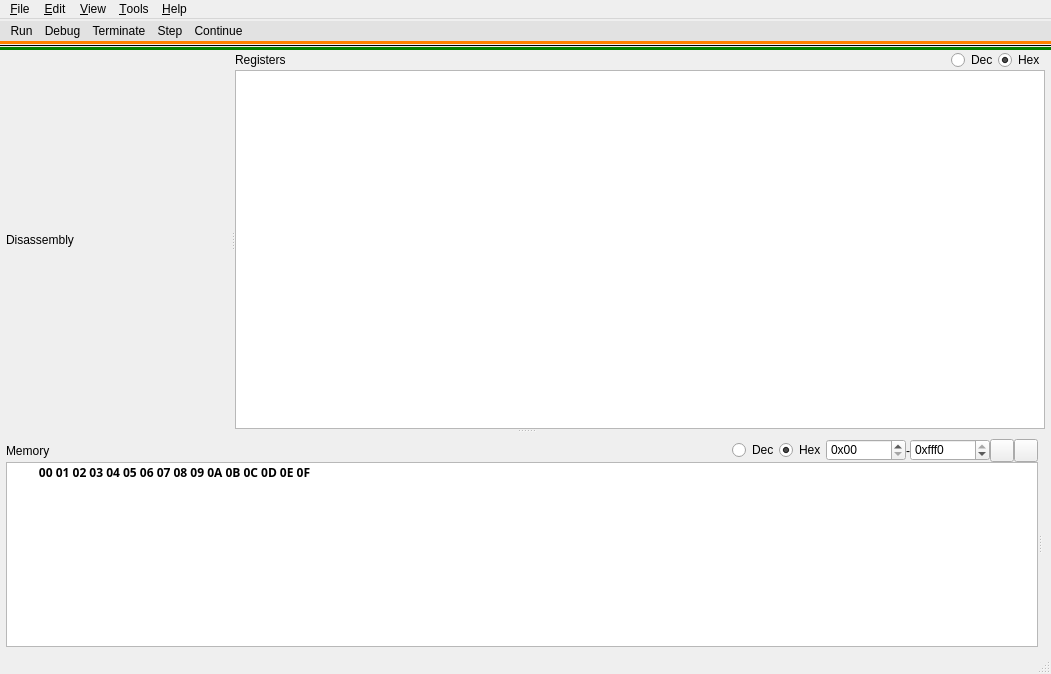
<?xml version="1.0" encoding="UTF-8"?>
<ui version="4.0">
 <class>MainWindow</class>
 <widget class="QMainWindow" name="MainWindow">
  <property name="geometry">
   <rect>
    <x>0</x>
    <y>0</y>
    <width>1051</width>
    <height>674</height>
   </rect>
  </property>
  <property name="windowTitle">
   <string>RISC-V Emulator</string>
  </property>
  <widget class="QWidget" name="centralwidget">
   <property name="styleSheet">
    <string notr="true">.QFrame {
	border-color: rgb(255, 128, 0);
}</string>
   </property>
   <layout class="QVBoxLayout" name="verticalLayout_13">
    <property name="spacing">
     <number>0</number>
    </property>
    <property name="leftMargin">
     <number>0</number>
    </property>
    <property name="topMargin">
     <number>2</number>
    </property>
    <property name="rightMargin">
     <number>0</number>
    </property>
    <property name="bottomMargin">
     <number>2</number>
    </property>
    <item>
     <widget class="QWidget" name="toolBar" native="true">
      <property name="styleSheet">
       <string notr="true">QWidget#toolBar {
	background-color: rgba(100, 100, 100, 25);
}

QToolButton {
	background-color: rgba(100, 100, 100, 0);
	border: 0px;
}
QToolButton:hover {
	background-color: rgba(100, 100, 100, 100);
}</string>
      </property>
      <layout class="QVBoxLayout" name="verticalLayout_9">
       <property name="spacing">
        <number>0</number>
       </property>
       <property name="leftMargin">
        <number>0</number>
       </property>
       <property name="topMargin">
        <number>0</number>
       </property>
       <property name="rightMargin">
        <number>0</number>
       </property>
       <property name="bottomMargin">
        <number>0</number>
       </property>
       <item>
        <layout class="QHBoxLayout" name="horizontalLayout_6">
         <property name="spacing">
          <number>3</number>
         </property>
         <property name="leftMargin">
          <number>0</number>
         </property>
         <item>
          <spacer name="horizontalSpacer_4">
           <property name="orientation">
            <enum>Qt::Horizontal</enum>
           </property>
           <property name="sizeType">
            <enum>QSizePolicy::Minimum</enum>
           </property>
           <property name="sizeHint" stdset="0">
            <size>
             <width>6</width>
             <height>20</height>
            </size>
           </property>
          </spacer>
         </item>
         <item>
          <widget class="QToolButton" name="btnRun">
           <property name="toolTip">
            <string>Run (F5)</string>
           </property>
           <property name="text">
            <string>Run</string>
           </property>
           <property name="shortcut">
            <string>F5</string>
           </property>
          </widget>
         </item>
         <item>
          <widget class="QToolButton" name="btnDebug">
           <property name="toolTip">
            <string>Debug (F6)</string>
           </property>
           <property name="styleSheet">
            <string notr="true"/>
           </property>
           <property name="text">
            <string>Debug</string>
           </property>
           <property name="shortcut">
            <string>F6</string>
           </property>
          </widget>
         </item>
         <item>
          <widget class="QToolButton" name="btnTerminate">
           <property name="toolTip">
            <string>Terminate (Shift+F5)</string>
           </property>
           <property name="text">
            <string>Terminate</string>
           </property>
           <property name="shortcut">
            <string>Shift+F5</string>
           </property>
          </widget>
         </item>
         <item>
          <widget class="QToolButton" name="btnStep">
           <property name="toolTip">
            <string>Step (F7)</string>
           </property>
           <property name="styleSheet">
            <string notr="true"/>
           </property>
           <property name="text">
            <string>Step</string>
           </property>
           <property name="shortcut">
            <string>F7</string>
           </property>
          </widget>
         </item>
         <item>
          <widget class="QToolButton" name="btnContinue">
           <property name="toolTip">
            <string>Continue (F8)</string>
           </property>
           <property name="text">
            <string>Continue</string>
           </property>
           <property name="shortcut">
            <string>F8</string>
           </property>
          </widget>
         </item>
         <item>
          <spacer name="horizontalSpacer_3">
           <property name="orientation">
            <enum>Qt::Horizontal</enum>
           </property>
           <property name="sizeHint" stdset="0">
            <size>
             <width>40</width>
             <height>20</height>
            </size>
           </property>
          </spacer>
         </item>
        </layout>
       </item>
      </layout>
     </widget>
    </item>
    <item>
     <widget class="QFrame" name="debugIndicator">
      <property name="maximumSize">
       <size>
        <width>16777215</width>
        <height>3</height>
       </size>
      </property>
      <property name="styleSheet">
       <string notr="true">#debugIndicator {
	border: 3px solid rgb(255, 128, 0);
}</string>
      </property>
      <property name="frameShape">
       <enum>QFrame::Box</enum>
      </property>
      <property name="frameShadow">
       <enum>QFrame::Plain</enum>
      </property>
      <property name="lineWidth">
       <number>0</number>
      </property>
      <layout class="QVBoxLayout" name="verticalLayout_14">
       <property name="spacing">
        <number>0</number>
       </property>
       <property name="leftMargin">
        <number>0</number>
       </property>
       <property name="topMargin">
        <number>0</number>
       </property>
       <property name="rightMargin">
        <number>0</number>
       </property>
       <property name="bottomMargin">
        <number>0</number>
       </property>
      </layout>
     </widget>
    </item>
    <item>
     <widget class="Line" name="line">
      <property name="frameShadow">
       <enum>QFrame::Plain</enum>
      </property>
      <property name="orientation">
       <enum>Qt::Horizontal</enum>
      </property>
     </widget>
    </item>
    <item>
     <widget class="QFrame" name="runningIndicator">
      <property name="enabled">
       <bool>true</bool>
      </property>
      <property name="minimumSize">
       <size>
        <width>0</width>
        <height>0</height>
       </size>
      </property>
      <property name="maximumSize">
       <size>
        <width>16777215</width>
        <height>3</height>
       </size>
      </property>
      <property name="styleSheet">
       <string notr="true">#runningIndicator {
	border: 3px solid green;
}</string>
      </property>
      <property name="frameShape">
       <enum>QFrame::Box</enum>
      </property>
      <property name="frameShadow">
       <enum>QFrame::Plain</enum>
      </property>
      <property name="lineWidth">
       <number>0</number>
      </property>
      <layout class="QVBoxLayout" name="verticalLayout">
       <property name="spacing">
        <number>0</number>
       </property>
       <property name="leftMargin">
        <number>0</number>
       </property>
       <property name="topMargin">
        <number>0</number>
       </property>
       <property name="rightMargin">
        <number>0</number>
       </property>
       <property name="bottomMargin">
        <number>0</number>
       </property>
      </layout>
     </widget>
    </item>
    <item>
     <widget class="QSplitter" name="splitterMain">
      <property name="lineWidth">
       <number>1</number>
      </property>
      <property name="orientation">
       <enum>Qt::Vertical</enum>
      </property>
      <property name="childrenCollapsible">
       <bool>false</bool>
      </property>
      <widget class="QSplitter" name="splitterTop">
       <property name="orientation">
        <enum>Qt::Horizontal</enum>
       </property>
       <property name="childrenCollapsible">
        <bool>false</bool>
       </property>
       <widget class="QWidget" name="disassemblyWidget" native="true">
        <layout class="QVBoxLayout" name="verticalLayout_10">
         <property name="spacing">
          <number>0</number>
         </property>
         <property name="leftMargin">
          <number>0</number>
         </property>
         <property name="topMargin">
          <number>0</number>
         </property>
         <property name="rightMargin">
          <number>0</number>
         </property>
         <property name="bottomMargin">
          <number>0</number>
         </property>
         <item>
          <layout class="QVBoxLayout" name="disassemblyLayout">
           <property name="leftMargin">
            <number>6</number>
           </property>
           <item>
            <widget class="QLabel" name="label">
             <property name="text">
              <string>Disassembly</string>
             </property>
            </widget>
           </item>
          </layout>
         </item>
        </layout>
       </widget>
       <widget class="QWidget" name="registersWidget" native="true">
        <layout class="QVBoxLayout" name="verticalLayout_2">
         <property name="spacing">
          <number>0</number>
         </property>
         <property name="leftMargin">
          <number>0</number>
         </property>
         <property name="topMargin">
          <number>0</number>
         </property>
         <property name="rightMargin">
          <number>6</number>
         </property>
         <property name="bottomMargin">
          <number>0</number>
         </property>
         <item>
          <layout class="QHBoxLayout" name="horizontalLayout_3">
           <item>
            <widget class="QLabel" name="label_2">
             <property name="text">
              <string>Registers</string>
             </property>
            </widget>
           </item>
           <item>
            <spacer name="horizontalSpacer_2">
             <property name="orientation">
              <enum>Qt::Horizontal</enum>
             </property>
             <property name="sizeHint" stdset="0">
              <size>
               <width>40</width>
               <height>20</height>
              </size>
             </property>
            </spacer>
           </item>
           <item>
            <widget class="QRadioButton" name="rbRegistersDec">
             <property name="text">
              <string>Dec</string>
             </property>
             <property name="checked">
              <bool>false</bool>
             </property>
            </widget>
           </item>
           <item>
            <widget class="QRadioButton" name="rbRegistersHex">
             <property name="text">
              <string>Hex</string>
             </property>
             <property name="checked">
              <bool>true</bool>
             </property>
            </widget>
           </item>
          </layout>
         </item>
         <item>
          <widget class="QListView" name="listViewRegisters">
           <property name="font">
            <font>
             <bold>true</bold>
            </font>
           </property>
          </widget>
         </item>
        </layout>
       </widget>
      </widget>
      <widget class="QGroupBox" name="groupBox">
       <property name="styleSheet">
        <string notr="true">#groupBox { border: 0px; }</string>
       </property>
       <property name="title">
        <string/>
       </property>
       <property name="flat">
        <bool>true</bool>
       </property>
       <layout class="QVBoxLayout" name="verticalLayout_12">
        <property name="spacing">
         <number>0</number>
        </property>
        <property name="leftMargin">
         <number>3</number>
        </property>
        <property name="topMargin">
         <number>0</number>
        </property>
        <property name="rightMargin">
         <number>6</number>
        </property>
        <property name="bottomMargin">
         <number>0</number>
        </property>
        <item>
         <widget class="QSplitter" name="splitterBottom">
          <property name="orientation">
           <enum>Qt::Horizontal</enum>
          </property>
          <property name="childrenCollapsible">
           <bool>false</bool>
          </property>
          <widget class="QWidget" name="memoryWidget" native="true">
           <layout class="QVBoxLayout" name="verticalLayout_5">
            <property name="spacing">
             <number>0</number>
            </property>
            <property name="leftMargin">
             <number>0</number>
            </property>
            <property name="topMargin">
             <number>0</number>
            </property>
            <property name="rightMargin">
             <number>0</number>
            </property>
            <property name="bottomMargin">
             <number>0</number>
            </property>
            <item>
             <layout class="QVBoxLayout" name="verticalLayout_4">
              <item>
               <layout class="QHBoxLayout" name="horizontalLayout">
                <item>
                 <widget class="QLabel" name="label_3">
                  <property name="text">
                   <string>Memory</string>
                  </property>
                  <property name="margin">
                   <number>0</number>
                  </property>
                 </widget>
                </item>
                <item>
                 <spacer name="horizontalSpacer">
                  <property name="orientation">
                   <enum>Qt::Horizontal</enum>
                  </property>
                  <property name="sizeHint" stdset="0">
                   <size>
                    <width>40</width>
                    <height>20</height>
                   </size>
                  </property>
                 </spacer>
                </item>
                <item>
                 <widget class="QRadioButton" name="rbMemoryDec">
                  <property name="text">
                   <string>Dec</string>
                  </property>
                 </widget>
                </item>
                <item>
                 <widget class="QRadioButton" name="rbMemoryHex">
                  <property name="text">
                   <string>Hex</string>
                  </property>
                  <property name="checked">
                   <bool>true</bool>
                  </property>
                 </widget>
                </item>
                <item>
                 <widget class="QSpinBox" name="spinBoxMemoryFrom">
                  <property name="minimumSize">
                   <size>
                    <width>80</width>
                    <height>0</height>
                   </size>
                  </property>
                  <property name="suffix">
                   <string>0</string>
                  </property>
                  <property name="prefix">
                   <string>0x</string>
                  </property>
                  <property name="maximum">
                   <number>4094</number>
                  </property>
                  <property name="value">
                   <number>0</number>
                  </property>
                  <property name="displayIntegerBase">
                   <number>16</number>
                  </property>
                 </widget>
                </item>
                <item>
                 <widget class="QLabel" name="label_4">
                  <property name="text">
                   <string>-</string>
                  </property>
                  <property name="margin">
                   <number>4</number>
                  </property>
                 </widget>
                </item>
                <item>
                 <widget class="QSpinBox" name="spinBoxMemoryTo">
                  <property name="minimumSize">
                   <size>
                    <width>80</width>
                    <height>0</height>
                   </size>
                  </property>
                  <property name="suffix">
                   <string>0</string>
                  </property>
                  <property name="prefix">
                   <string>0x</string>
                  </property>
                  <property name="maximum">
                   <number>4095</number>
                  </property>
                  <property name="value">
                   <number>4095</number>
                  </property>
                  <property name="displayIntegerBase">
                   <number>16</number>
                  </property>
                 </widget>
                </item>
                <item>
                 <widget class="QToolButton" name="btnSelectMemory">
                  <property name="toolTip">
                   <string>Confirm range</string>
                  </property>
                  <property name="text">
                   <string/>
                  </property>
                 </widget>
                </item>
                <item>
                 <widget class="QToolButton" name="btnRestoreMemory">
                  <property name="toolTip">
                   <string>Restore</string>
                  </property>
                  <property name="text">
                   <string/>
                  </property>
                 </widget>
                </item>
               </layout>
              </item>
              <item>
               <widget class="QScrollArea" name="scrollArea">
                <property name="verticalScrollBarPolicy">
                 <enum>Qt::ScrollBarAlwaysOff</enum>
                </property>
                <property name="widgetResizable">
                 <bool>true</bool>
                </property>
                <widget class="QWidget" name="scrollAreaWidgetContents">
                 <property name="geometry">
                  <rect>
                   <x>0</x>
                   <y>0</y>
                   <width>1028</width>
                   <height>262</height>
                  </rect>
                 </property>
                 <layout class="QVBoxLayout" name="verticalLayout_7">
                  <property name="spacing">
                   <number>0</number>
                  </property>
                  <property name="leftMargin">
                   <number>0</number>
                  </property>
                  <property name="topMargin">
                   <number>0</number>
                  </property>
                  <property name="rightMargin">
                   <number>0</number>
                  </property>
                  <property name="bottomMargin">
                   <number>0</number>
                  </property>
                  <item>
                   <layout class="QHBoxLayout" name="horizontalLayout_5">
                    <property name="spacing">
                     <number>0</number>
                    </property>
                    <item>
                     <layout class="QVBoxLayout" name="verticalLayout_8">
                      <property name="spacing">
                       <number>0</number>
                      </property>
                      <item>
                       <widget class="QLineEdit" name="lineEditMemoryHeader">
                        <property name="enabled">
                         <bool>true</bool>
                        </property>
                        <property name="font">
                         <font>
                          <family>NotoSansMono Nerd Font Mono</family>
                          <bold>true</bold>
                         </font>
                        </property>
                        <property name="cursor">
                         <cursorShape>ArrowCursor</cursorShape>
                        </property>
                        <property name="styleSheet">
                         <string notr="true">padding-left: 2px;</string>
                        </property>
                        <property name="text">
                         <string>         00 01 02 03 04 05 06 07 08 09 0A 0B 0C 0D 0E 0F</string>
                        </property>
                        <property name="frame">
                         <bool>false</bool>
                        </property>
                        <property name="readOnly">
                         <bool>true</bool>
                        </property>
                       </widget>
                      </item>
                      <item>
                       <widget class="QPlainTextEdit" name="textEditMemory">
                        <property name="minimumSize">
                         <size>
                          <width>600</width>
                          <height>0</height>
                         </size>
                        </property>
                        <property name="font">
                         <font>
                          <family>NotoSansMono Nerd Font Mono</family>
                          <bold>true</bold>
                         </font>
                        </property>
                        <property name="styleSheet">
                         <string notr="true"/>
                        </property>
                        <property name="frameShape">
                         <enum>QFrame::NoFrame</enum>
                        </property>
                        <property name="frameShadow">
                         <enum>QFrame::Plain</enum>
                        </property>
                        <property name="lineWidth">
                         <number>0</number>
                        </property>
                        <property name="verticalScrollBarPolicy">
                         <enum>Qt::ScrollBarAsNeeded</enum>
                        </property>
                        <property name="horizontalScrollBarPolicy">
                         <enum>Qt::ScrollBarAlwaysOff</enum>
                        </property>
                        <property name="sizeAdjustPolicy">
                         <enum>QAbstractScrollArea::AdjustToContents</enum>
                        </property>
                        <property name="lineWrapMode">
                         <enum>QPlainTextEdit::NoWrap</enum>
                        </property>
                        <property name="readOnly">
                         <bool>true</bool>
                        </property>
                        <property name="plainText">
                         <string/>
                        </property>
                       </widget>
                      </item>
                     </layout>
                    </item>
                   </layout>
                  </item>
                 </layout>
                </widget>
               </widget>
              </item>
             </layout>
            </item>
           </layout>
          </widget>
          <widget class="QWidget" name="peripheralWidget" native="true">
           <layout class="QVBoxLayout" name="verticalLayout_11">
            <property name="spacing">
             <number>0</number>
            </property>
            <property name="leftMargin">
             <number>0</number>
            </property>
            <property name="topMargin">
             <number>0</number>
            </property>
            <property name="rightMargin">
             <number>0</number>
            </property>
            <property name="bottomMargin">
             <number>0</number>
            </property>
           </layout>
          </widget>
         </widget>
        </item>
       </layout>
      </widget>
     </widget>
    </item>
   </layout>
  </widget>
  <widget class="QMenuBar" name="menubar">
   <property name="geometry">
    <rect>
     <x>0</x>
     <y>0</y>
     <width>1051</width>
     <height>21</height>
    </rect>
   </property>
   <widget class="QMenu" name="menu_File">
    <property name="title">
     <string>&amp;File</string>
    </property>
    <addaction name="action_Open"/>
   </widget>
   <widget class="QMenu" name="menu_Tools">
    <property name="title">
     <string>&amp;Tools</string>
    </property>
   </widget>
   <widget class="QMenu" name="menu_Help">
    <property name="title">
     <string>&amp;Help</string>
    </property>
    <addaction name="action_About_RISCVEmulator"/>
   </widget>
   <widget class="QMenu" name="menuView">
    <property name="title">
     <string>&amp;View</string>
    </property>
   </widget>
   <widget class="QMenu" name="menu_Edit">
    <property name="title">
     <string>&amp;Edit</string>
    </property>
   </widget>
   <addaction name="menu_File"/>
   <addaction name="menu_Edit"/>
   <addaction name="menuView"/>
   <addaction name="menu_Tools"/>
   <addaction name="menu_Help"/>
  </widget>
  <widget class="QStatusBar" name="statusbar"/>
  <action name="action_Open">
   <property name="icon">
    <iconset theme="document-open">
     <normaloff>.</normaloff>.</iconset>
   </property>
   <property name="text">
    <string>&amp;Open</string>
   </property>
   <property name="shortcut">
    <string>Ctrl+O</string>
   </property>
  </action>
  <action name="action_About_RISCVEmulator">
   <property name="icon">
    <iconset theme="help-about">
     <normaloff>.</normaloff>.</iconset>
   </property>
   <property name="text">
    <string>&amp;About RISC-V Emulator</string>
   </property>
  </action>
 </widget>
 <tabstops>
  <tabstop>listViewRegisters</tabstop>
  <tabstop>rbRegistersDec</tabstop>
  <tabstop>rbRegistersHex</tabstop>
  <tabstop>spinBoxMemoryFrom</tabstop>
  <tabstop>spinBoxMemoryTo</tabstop>
  <tabstop>btnSelectMemory</tabstop>
  <tabstop>btnRestoreMemory</tabstop>
 </tabstops>
 <resources/>
 <connections/>
</ui>
